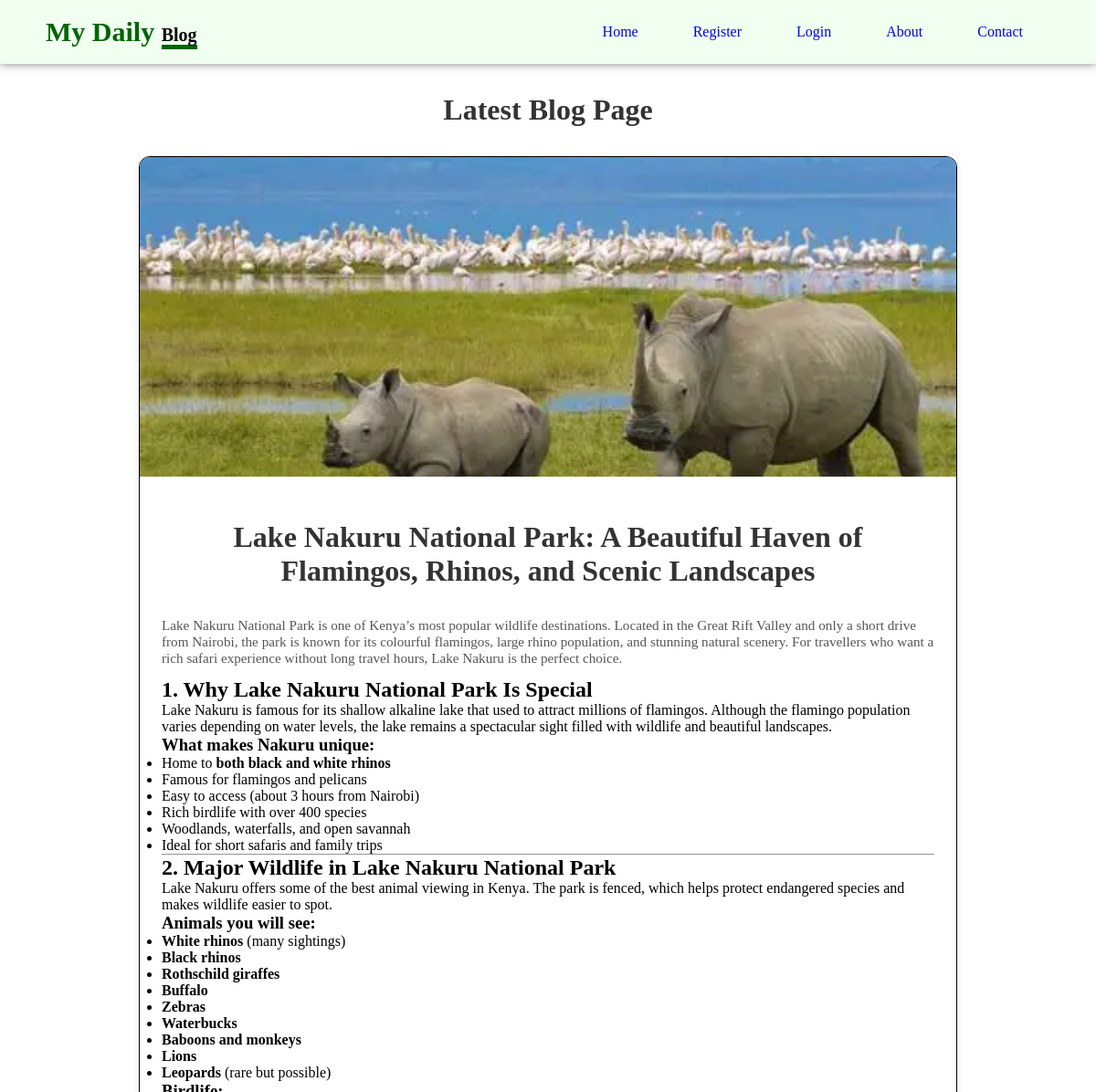
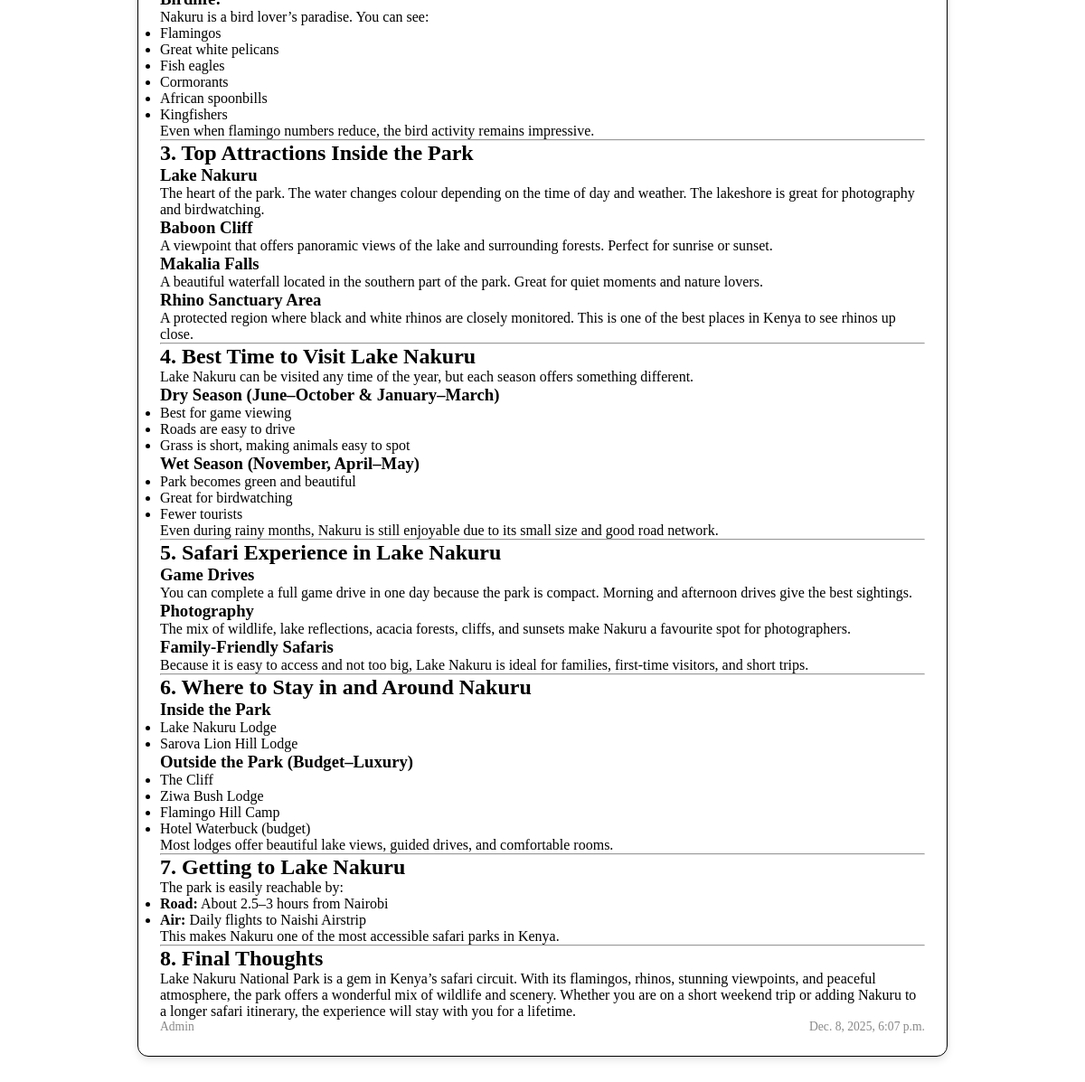
The page /blog/blog_page/lake-nakuru-national-park-a-beautiful-haven-of-flamingos-rhinos-and-scenic-landscapes/ on the database its author committed (2 pictures, top to bottom).
### blog/models.py (models this page shows, shortened)
class Blog(models.Model):
    title = models.CharField(max_length=10000)
    introduction = models.TextField()
    body = models.TextField(blank=True, null=True)
    content = CKEditor5Field(config_name='default', blank=True, null=True )
    images = models.ImageField(blank=True, null=True,default='default.jpg')
    writer = models.ForeignKey(User, on_delete=models.CASCADE)
    date = models.DateTimeField(auto_now_add=True)
    slug = models.SlugField(blank=True, null=True)

### blog/views.py (the view)
# urls.py: path('blog_page/<slug:slug>/',views.blog_page, name='page'),
def blog_page(request, slug):
    mypage = Blog.objects.get(slug=slug)
    return render(request, 'blog/blog_page.html',{'mypage':mypage})

### blog/templates/blog/blog_page.html (shortened to what this page needs)
{% extends "layout.html" %}
{% load static %}
{% block content %}
    <div class="grid-blog-main">
        <h1
        class="blog-title">Latest Blog  Page</h1>
        <div class="grid-blog-one">
                <div class="blog-card">
                    {% if mypage.images %}
                    <img src="{{ mypage.images.url }}" alt="{{ mypage.title }}" class="blog-image">
                    {% endif %}
                    <div class="blog-content">
        <h1
        class="blog-title">
        {{ mypage.title }}
            </h1>
                        <p class="blog-intro">{{ mypage.introduction}}</p>
                        <p>{{mypage.content|safe}}</p>
                        <div class="blog-meta">
                            <span class="blog-writer">{{ mypage.writer }}</span>
                            <span class="blog-date">{{ mypage.date }}</span>
                        </div>
                    </div>
                </div>
        </div>
    </div>
{% endblock %}

### static/css/style.css (style rules this page uses)
* { margin: 0; padding: 0; box-sizing: border-box; }
body { min-height: 100vh; }
h1 { margin-top: 20px; }
.grid-blog-main { max-width: 80%; margin: 50px auto; padding: 2rem; }
.blog-title { text-align: center; font-size: 2rem; margin-bottom: 2rem; color: #333; }
.grid-blog-one { display: grid; grid-template-columns: repeat(auto-fit, minmax(300px, 1fr)); gap: 2rem; }
.blog-card { background-color: #fff; border-radius: 12px; box-shadow: 0 4px 8px rgba(0, 0, 0, 0.1); overflow: hidden; transition: box-shadow 0.3s ease; border: 1px solid black; }
.blog-image { width: 100%; height: 350px; object-fit: cover; }
.blog-content { padding: 1.5rem; }
.blog-intro, .blog-body { color: #555; font-size: 0.95rem; margin-bottom: 0.75rem; }
.blog-meta { display: flex; justify-content: space-between; font-size: 0.85rem; color: #888; }

### rows shown on the page
Blog: images (picture), title "Lake Nakuru National Park: A Beautiful Haven of Flamingos, Rhinos, and Scenic Landscapes", introduction "Lake Nakuru National Park is one of Kenya’s most popular wildlife destinations. Located in the Great Rift Valley and only a short drive from Nairobi, the park is known for its colourful flamingos, large rhino population, and stunning natural scenery. For travellers who want a rich safari experience without long travel hours, Lake Nakuru is the perfect choice.", content "1. Why Lake Nakuru National Park Is Special Lake Nakuru is famous for its shallow alkaline lake that used to attract millions of flamingos. Although the flamingo population varies depending on water levels, the lake remains a spectacular sight filled with wildlife and beautiful landscapes. What makes Nakuru unique: Home to both black and white rhinos Famous for flamingos and pelicans Easy to access (about 3 hours from Nairobi) Rich birdlife with over 400 species Woodlands, waterfalls, and open savannah Ideal for short safaris and family trips 2. Major Wildlife in Lake Nakuru National Park Lake Nakuru offers some of the best animal viewing in Kenya. The park is fenced, which helps protect…", writer "Admin", date "Dec. 8, 2025, 6:07 p.m."
